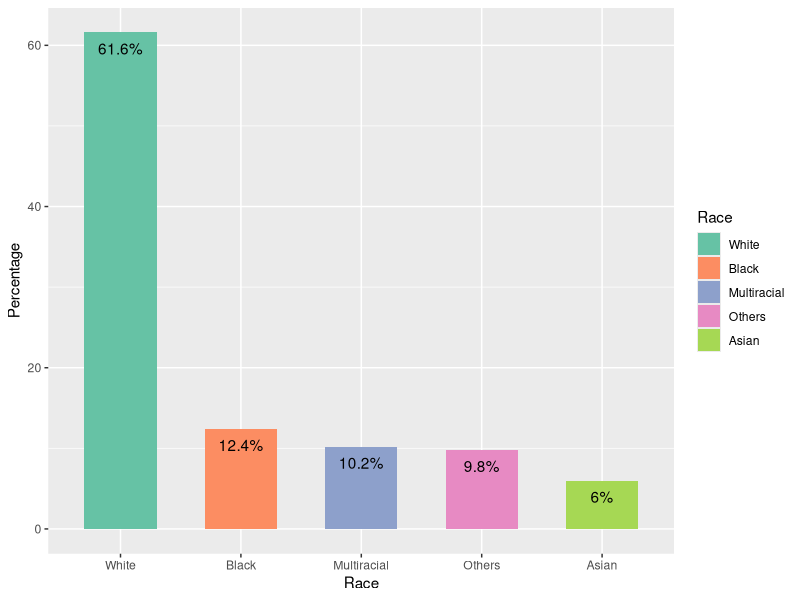
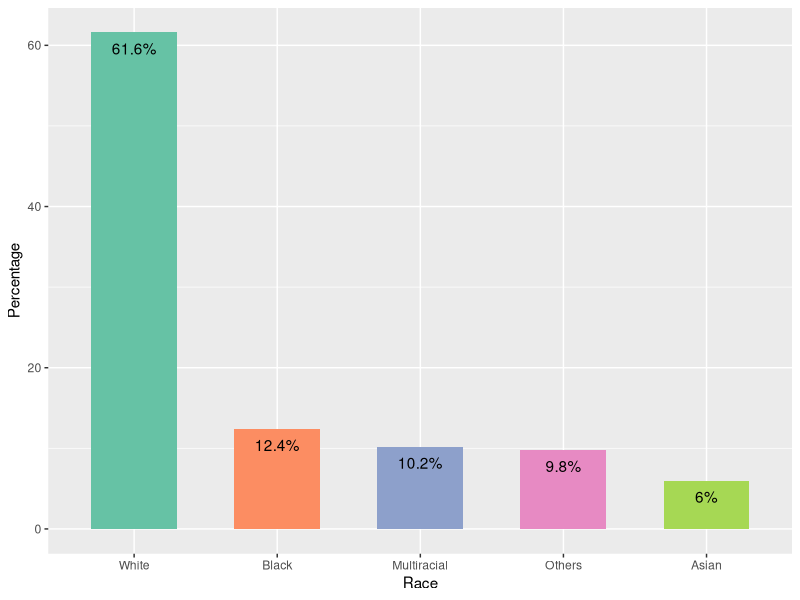
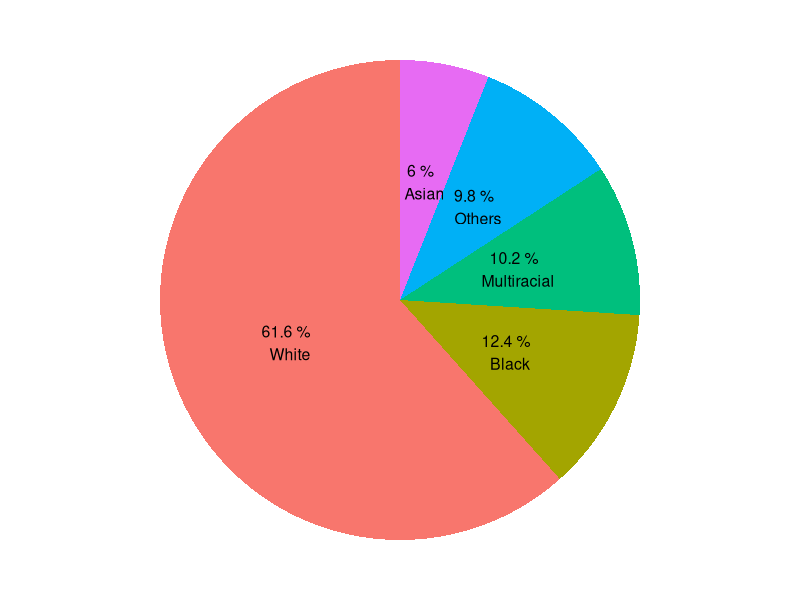
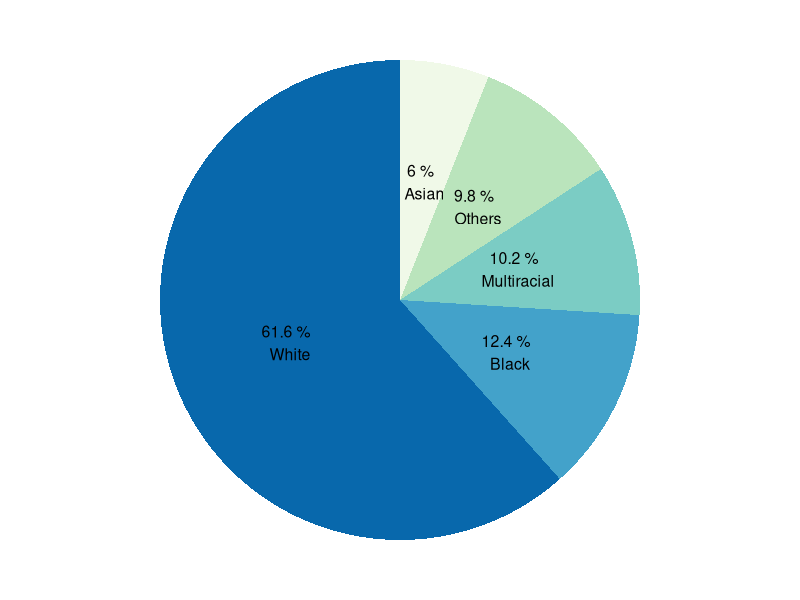
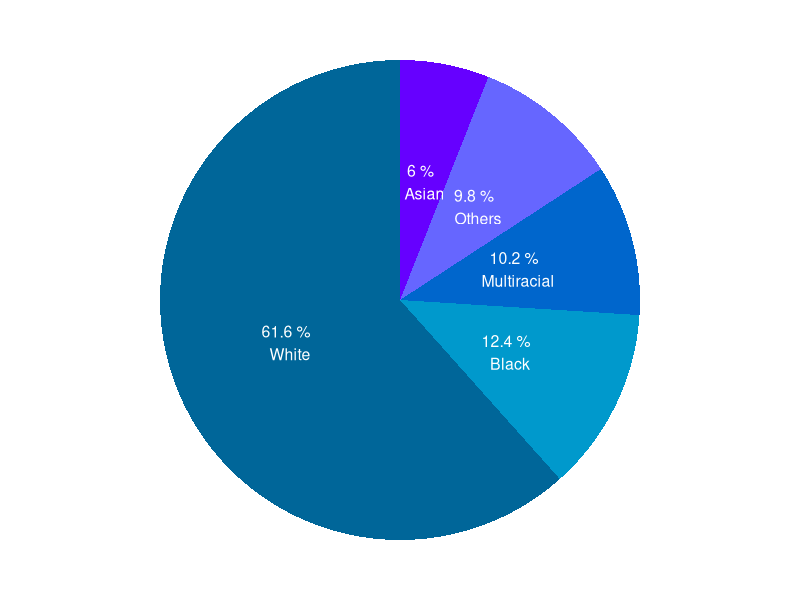
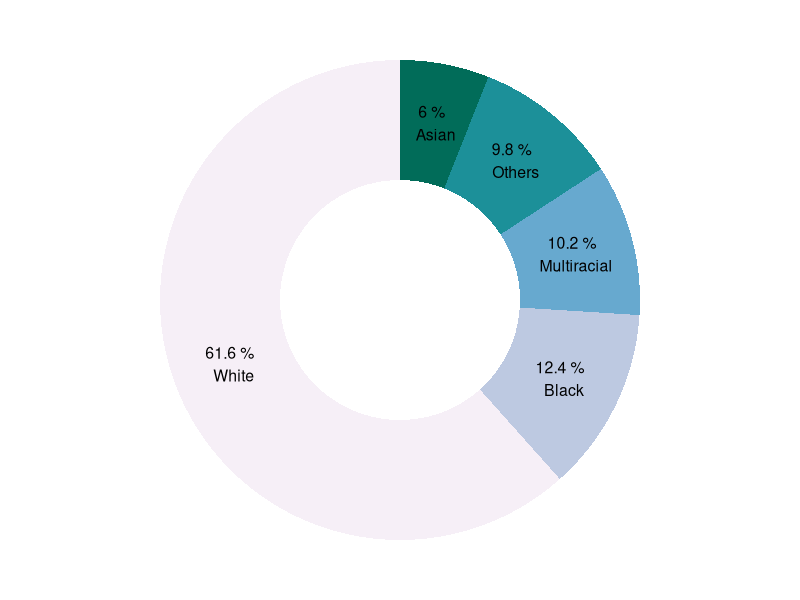
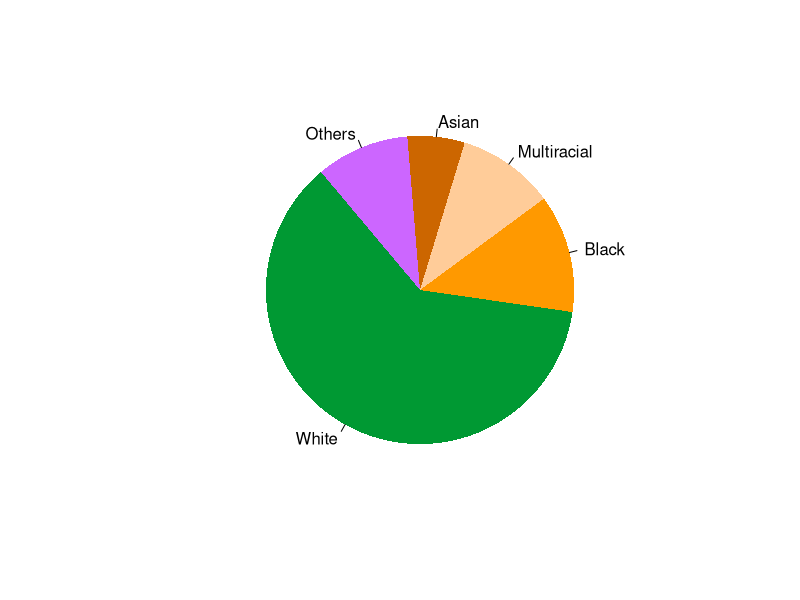
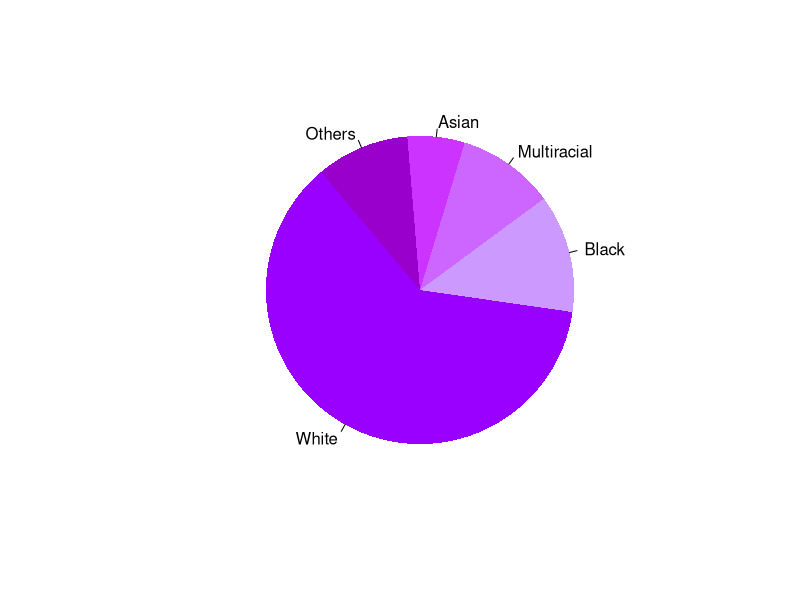

These figures' R source, in order:
library(tidyverse)
library(ggplot2)
library(ggsci)
library(RColorBrewer)

bd_rel <- tibble(
  Religion = c("Islam", "Hinduism", "Buddhism", "Christianity", "Others"),
  Percentage = c(90.4, 8.5, 0.6, 0.4, 0.1))

us_races <- tibble(
  Race = c("White", "Black", "Multiracial", "Asian", "Others"), 
  Percentage = c(61.6, 12.4, 10.2, 6, 9.8))

us_races$Race=factor(us_races$Race, 
                     levels = us_races$Race[order(-us_races$Percentage)])


## Bar 
us_races %>% ggplot(aes(Race, Percentage, fill = Race))+
  geom_bar(stat="identity", width = 0.6)+
  scale_fill_brewer(palette = "Set2")+
  geom_text(data = us_races, aes(Race, Percentage-2, 
                      label=paste0(Percentage, "%")))

us_races %>% ggplot(aes(Race, Percentage, fill = Race))+
  geom_bar(stat="identity", width = 0.6)+
  scale_fill_brewer(palette = "Set2")+
  geom_text(data = us_races, aes(Race, Percentage-2, 
                                 label=paste0(Percentage, "%")))+
  theme(legend.position = "none")


ggsave("docs/math/resources/us_races.png")

# Steps to convert

us_races %>% ggplot(aes(x="", y = Percentage, fill = Race))+
  geom_bar(stat="identity")+
  coord_polar("y")+
  theme_void()+
  theme(legend.position = "none")+
  geom_text(aes(label = paste0(Percentage, " % \n ", Race)), 
            position = position_stack(vjust = 0.5), 
            size = 4, color = "black")
  
  
us_races %>% ggplot(aes(x="", Percentage, fill = Race))+
  geom_bar(stat="identity")+
  coord_polar("y")+
  theme_void()+
  theme(legend.position = "none")+
  geom_text(aes(label = paste0(Percentage, " % \n ", Race)), 
            position = position_stack(vjust = 0.5), 
            size = 4, color = "black")+
  scale_fill_brewer(palette = "GnBu", direction = -1)
  

## Convert Bar to Pie

us_races %>% ggplot(aes(x="", Percentage, fill = Race))+
  geom_bar(stat="identity", width = 15)+
  scale_fill_manual(values = c("#006699", "#0099cc", "#0066cc", "#6666ff",
                               "#6600ff"))+
  geom_text(aes(label = paste0(Percentage, " % \n ", Race)), 
            position = position_stack(vjust = 0.5), 
            size = 4, color = "white")+
  coord_polar("y", start = 0)+
  theme_void()+
  theme(legend.position = "none")
  
## Donut

us_races %>% ggplot(aes(2, Percentage, fill = Race))+
  geom_col(position = "stack", width = 1)+
  xlim(0.5, 2.5)+
  coord_polar("y")+
  theme_void()+
  geom_text(aes(label = paste0(Percentage, " % \n ", Race)), 
            position = position_stack(vjust = 0.5), size = 4)+
  scale_fill_brewer(palette = 10)+
  theme(legend.position="none")

ggsave("docs/math/resources/us_races_donut.png")
# Works great. Don't tweak

## Pie

pie(us_races$Percentage, us_races$Race,
    col = c('#009933', '#ff9900', '#ffcc99', '#cc6600', '#cc66ff'),
    init.angle = 130, border = NA )

pie(us_races$Percentage, us_races$Race,
    col = c('#9900ff', '#cc99ff', '#cc66ff', '#cc33ff', '#9900cc'),
    init.angle = 130, border = NA )

bd_pop <- tibble(Year = c(1901, 1991, 2001, 2011),
                 Population = c(87, 106, 124, 142))
## Pie ggplot2

Sex = c('Male', 'Female')
Number = c(125, 375)
df = data.frame(Sex, Number)

ggplot(aes(x= Sex, y = Number, fill = Sex), data = df) +
  geom_bar(stat = "identity") +
  coord_polar("y") +
  theme_void() +
  theme (legend.position="top") + # legend position
  geom_text(aes(label = (Number/sum(Number))), position = position_stack(vjust = 0.75), size = 3) +
  ggtitle("Participants by Sex")

ggplot(df, aes(x = 2, y = Number, fill = Sex)) +
  geom_col(position = "stack", width = 1) +
  geom_text(aes(label = (Number/sum(Number))), position = position_stack(vjust = 0.75), size = 3) +
  xlim(0.5, 2.5) +
  ggtitle("Participants by Sex")+
  coord_polar("y") +
  theme_void() +
  theme(legend.position="top")
